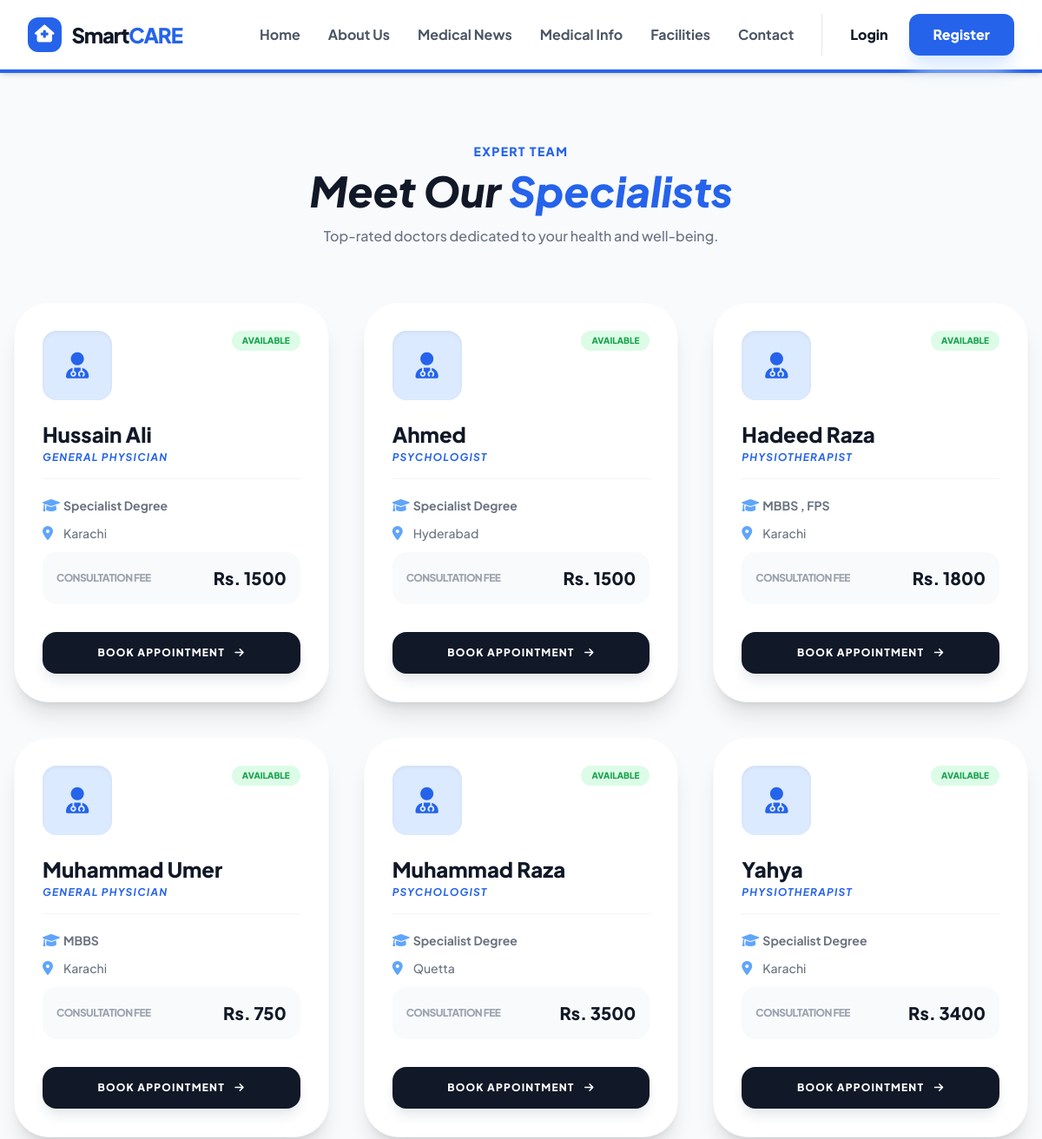
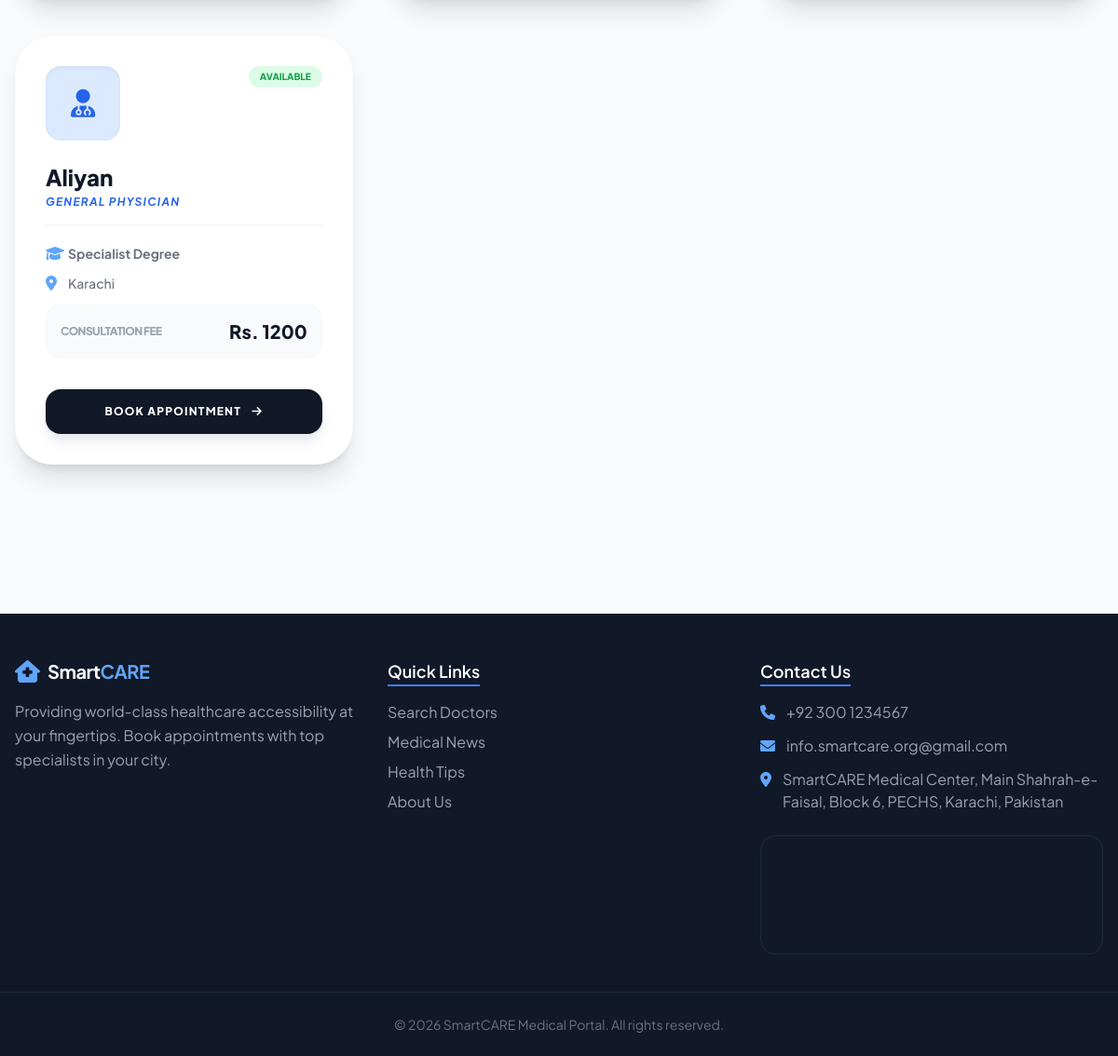
The app's page /doctors.php with its own data (2 pictures, top to bottom).
### tables this page shows
CREATE TABLE `doctors` (
  `doctor_id` int(11) NOT NULL,
  `user_id` int(11) NOT NULL,
  `city_id` int(11) NOT NULL,
  `specialization` varchar(100) DEFAULT NULL,
  `qualification` varchar(255) DEFAULT NULL,
  `experience_years` int(11) DEFAULT NULL,
  `doctor_phone` varchar(15) DEFAULT NULL,
  `doctor_email` varchar(100) DEFAULT NULL,
  `availability_status` text DEFAULT NULL,
  `consultation_fee` int(11) DEFAULT 0,
  `doc_name` varchar(100) DEFAULT NULL
);

CREATE TABLE `users` (
  `user_id` int(11) NOT NULL,
  `username` varchar(50) NOT NULL,
  `password` varchar(255) NOT NULL,
  `role_id` int(11) NOT NULL,
  `email` varchar(100) NOT NULL,
  `full_name` varchar(100) NOT NULL,
  `address` text NOT NULL,
  `phone_number` varchar(15) NOT NULL,
  `reset_token` varchar(255) DEFAULT NULL,
  `token_expiry` datetime DEFAULT NULL
);

CREATE TABLE `cities` (
  `city_id` int(11) NOT NULL,
  `city_name` varchar(100) NOT NULL
);

### doctors.php (the view, shortened to what this page needs)
<?php
include('config/db.php');
include('includes/header.php');
?>
<!DOCTYPE html>
<html lang="en">
<head>
    <script src="https://cdn.tailwindcss.com"></script>
    <link rel="stylesheet" href="https://cdnjs.cloudflare.com/ajax/libs/font-awesome/6.0.0/css/all.min.css">
</head>
<body class="bg-[#F8FAFC]">
    <div class="max-w-7xl mx-auto px-4 py-20">
        <div class="text-center mb-16">
            <h2 class="text-blue-600 font-black uppercase tracking-widest text-sm mb-3">Expert Team</h2>
            <h1 class="text-5xl font-extrabold text-gray-900 italic">Meet Our <span class="text-blue-600">Specialists</span></h1>
            <p class="text-gray-500 mt-4 font-medium">Top-rated doctors dedicated to your health and well-being.</p>
        </div>
        <div class="grid grid-cols-1 md:grid-cols-3 gap-10">
            <?php
            $q = "SELECT d.*, u.full_name, c.city_name
              FROM doctors d
              JOIN users u ON d.user_id = u.user_id
              JOIN cities c ON d.city_id = c.city_id";
            $res = mysqli_query($conn, $q);
            if (mysqli_num_rows($res) > 0) {
                while ($row = mysqli_fetch_assoc($res)) {
                    $degree = !empty($row['qualification']) ? $row['qualification'] : "Specialist Degree";
                    $fee = !empty($row['consultation_fee']) ? $row['consultation_fee'] : "1500";
            ?>
                    <div class="bg-white rounded-[2.5rem] p-8 shadow-xl border border-gray-50 hover:-translate-y-2 transition-all flex flex-col justify-between">
                        <div>
                            <div class="flex justify-between items-start mb-6">
                                <div class="w-20 h-20 bg-blue-100 rounded-2xl flex items-center justify-center text-blue-600 text-3xl shadow-inner">
                                    <i class="fa-solid fa-user-md"></i>
                                </div>
                                <span class="bg-green-100 text-green-600 text-[10px] font-black px-3 py-1 rounded-full uppercase">Available</span>
                            </div>
                            <h3 class="text-2xl font-black text-gray-900 mb-1 leading-tight"><?php echo $row['full_name']; ?></h3>
                            <p class="text-blue-600 font-bold text-xs uppercase tracking-widest mb-4 italic"><?php echo $row['specialization']; ?></p>
                            <div class="space-y-3 border-t border-gray-100 pt-5">
                                <div class="flex items-center text-gray-500">
                                    <i class="fa-solid fa-graduation-cap w-6 text-blue-400"></i>
                                    <span class="text-sm font-bold"><?php echo $degree; ?></span>
                                </div>
                                <div class="flex items-center text-gray-500">
                                    <i class="fa-solid fa-location-dot w-6 text-blue-400"></i>
                                    <span class="text-sm font-medium"><?php echo $row['city_name']; ?></span>
                                </div>
                                <div class="flex items-center justify-between mt-6 bg-gray-50 p-4 rounded-2xl">
                                    <span class="text-xs font-black uppercase text-gray-400 tracking-tighter">Consultation Fee</span>
                                    <span class="text-xl font-black text-gray-900">Rs. <?php echo $fee; ?></span>
                                </div>
                            </div>
                        </div>
                        <a href="login.php" class="block w-full text-center mt-8 bg-gray-900 text-white py-4 rounded-2xl font-black text-xs uppercase tracking-widest hover:bg-blue-600 transition shadow-lg shadow-gray-200">
                            Book Appointment <i class="fa-solid fa-arrow-right ml-2"></i>
                        </a>
                    </div>
            <?php
                }
            } else {
                echo '<div class="col-span-3 text-center py-20 bg-white rounded-[3rem] shadow-sm border border-dashed">
                    <i class="fa-solid fa-user-slash text-4xl text-gray-300 mb-4"></i>
                    <p class="text-gray-400 font-bold italic">No doctors found in your area.</p>
                  </div>';
            }
            ?>
        </div>
    </div>
    <?php include('includes/footer.php'); ?>
</body>
</html>

### includes/header.php (shortened to what this page needs)
<?php
$db_path = "";
?>
<!DOCTYPE html>
<html lang="en">
<head>
    <script src="https://cdn.tailwindcss.com"></script>
    <link rel="stylesheet" href="https://cdnjs.cloudflare.com/ajax/libs/font-awesome/6.0.0/css/all.min.css">
</head>
<body class="bg-[#F8FAFC]">
    <nav class="bg-white sticky top-0 z-50 shadow-md border-b-4 border-blue-600">
        <div class="max-w-7xl mx-auto px-4 sm:px-6 lg:px-8">
            <div class="flex justify-between h-20">
                <div class="flex items-center">
                    <a href="index.php" class="flex items-center group">
                        <div class="bg-blue-600 p-2 rounded-xl group-hover:rotate-6 transition-transform">
                            <i class="fa-solid fa-house-medical text-white text-xl"></i>
                        </div>
                        <span class="ml-3 font-extrabold text-2xl tracking-tighter text-gray-900">
                            Smart<span class="text-blue-600 uppercase">Care</span>
                        </span>
                    </a>
                </div>
                <div class="hidden md:flex items-center space-x-8">
                    <a href="index.php" class="nav-link">Home</a>
                    <a href="about_us.php" class="nav-link">About Us</a>
                    <a href="medical_news.php" class="nav-link">Medical News</a>
                    <a href="medical_info.php" class="nav-link">Medical Info</a>
                    <a href="facilities.php" class="nav-link">Facilities</a>
                    <a href="contact.php" class="nav-link">Contact</a>
                    <?php if (isset($_SESSION['user_id'])): ?>
                        <div class="flex items-center space-x-6 border-l pl-8 border-gray-200">
                            <a href="<?= $db_path ?>" class="bg-blue-600 text-white px-6 py-2.5 rounded-xl font-bold hover:bg-blue-700 transition shadow-lg shadow-blue-200 flex items-center">
                                <i class="fa-solid fa-user-circle mr-2 text-lg"></i> Dashboard
                            </a>
                            <a href="logout.php" class="text-red-500 hover:text-red-700 font-extrabold flex items-center transition">
                                <i class="fa-solid fa-power-off mr-1"></i> Logout
                            </a>
                        </div>
                    <?php else: ?>
                        <div class="flex items-center space-x-6 border-l pl-8 border-gray-200">
                            <a href="login.php" class="text-gray-900 font-extrabold hover:text-blue-600 transition">Login</a>
                            <a href="register.php" class="bg-blue-600 text-white px-7 py-3 rounded-xl font-extrabold hover:bg-blue-700 transition shadow-xl shadow-blue-100">
                                Register
                            </a>
                        </div>
                    <?php endif; ?>
                </div>
            </div>
        </div>
    </nav>

### includes/footer.php
<footer class="bg-gray-900 text-white pt-12 pb-6 mt-20">
    <div class="max-w-7xl mx-auto px-4 grid grid-cols-1 md:grid-cols-3 gap-8">
        <div>
            <div class="flex items-center mb-4">
                <i class="fa-solid fa-house-medical text-2xl text-blue-400 mr-2"></i>
                <span class="font-bold text-xl tracking-tight">Smart<span class="text-blue-400">CARE</span></span>
            </div>
            <p class="text-gray-400 leading-relaxed">
                Providing world-class healthcare accessibility at your fingertips. Book appointments with top specialists in your city.
            </p>
        </div>
        <div>
            <h4 class="text-lg font-semibold mb-4 border-b-2 border-blue-500 inline-block">Quick Links</h4>
            <ul class="space-y-2">
                <li><a href="search_doctors.php" class="text-gray-400 hover:text-white transition">Search Doctors</a></li>
                <li><a href="medical_news.php" class="text-gray-400 hover:text-white transition">Medical News</a></li>
                <li><a href="medical_info.php" class="text-gray-400 hover:text-white transition">Health Tips</a></li>
                <li><a href="about_us.php" class="text-gray-400 hover:text-white transition">About Us</a></li>
            </ul>
        </div>
        <div>
            <h4 class="text-lg font-semibold mb-4 border-b-2 border-blue-500 inline-block">Contact Us</h4>
            <ul class="space-y-3 text-gray-400 mb-6">
                <li class="flex items-center">
                    <i class="fa-solid fa-phone mr-3 text-blue-400"></i>
                    <a href="tel:+923001234567" class="hover:text-white transition">+92 300 1234567</a>
                </li>
                <li class="flex items-center">
                    <i class="fa-solid fa-envelope mr-3 text-blue-400"></i>
                    <a href="mailto:support@smartcare.com" class="hover:text-white transition">info.smartcare.org@gmail.com</a>
                </li>
                <li class="flex items-start">
                    <i class="fa-solid fa-location-dot mr-3 text-blue-400 mt-1"></i>
                    <span>SmartCARE Medical Center, Main Shahrah-e-Faisal, Block 6, PECHS, Karachi, Pakistan</span>
                </li>
            </ul>
            <div class="w-full h-32 rounded-2xl overflow-hidden border border-gray-800">
                <iframe
                    src="https://www.google.com/maps/embed?pb=!1m18!1m12!1m3!1d3619.3139414592816!2d67.06785891157954!3d24.86165784408543!2m3!1f0!2f0!3f0!3m2!1i1024!2i768!4f13.1!3m3!1m2!1s0x3eb33ee079047979%3A0x6a0f195079a49931!2sPECHS%20Block%206%2C%20Karachi!5e0!3m2!1sen!2spk!4v1715634567890!5m2!1sen!2spk"
                    class="w-full h-full border-0 grayscale opacity-60 hover:grayscale-0 hover:opacity-100 transition duration-500"
                    allowfullscreen=""
                    loading="lazy">
                </iframe>
            </div>
        </div>
    </div>
    <div class="border-t border-gray-800 mt-10 pt-6 text-center text-gray-500 text-sm">
        <p>© <?php echo date('Y'); ?> SmartCARE Medical Portal. All rights reserved.</p>
    </div>
</footer>
</body>
</html>

### includes/header.php (style rules this page uses)
body { font-family: 'Plus Jakarta Sans', sans-serif; }
.nav-link { position: relative; transition: all 0.3s; color: #4b5563; font-weight: 700; }
.nav-link::after { content: ''; position: absolute; width: 0; height: 2px; bottom: -4px; left: 0; background-color: #2563eb; transition: width 0.3s; }

### doctors.php (style rules this page uses)
body { font-family: 'Plus Jakarta Sans', sans-serif; }

### records on screen
doctors: user.full_name "Hussain Ali", specialization "GENERAL PHYSICIAN", qualification "Specialist Degree", city.city_name "Karachi", consultation_fee "1500"
doctors: user.full_name "Ahmed", specialization "PSYCHOLOGIST", qualification "Specialist Degree", city.city_name "Hyderabad", consultation_fee "1500"
doctors: user.full_name "Hadeed Raza", specialization "PHYSIOTHERAPIST", qualification "MBBS , FPS", city.city_name "Karachi", consultation_fee "1800"
doctors: user.full_name "Muhammad Umer", specialization "GENERAL PHYSICIAN", qualification "MBBS", city.city_name "Karachi", consultation_fee "750"
doctors: user.full_name "Muhammad Raza", specialization "PSYCHOLOGIST", qualification "Specialist Degree", city.city_name "Quetta", consultation_fee "3500"
doctors: user.full_name "Yahya", specialization "PHYSIOTHERAPIST", qualification "Specialist Degree", city.city_name "Karachi", consultation_fee "3400"
doctors: user.full_name "Aliyan", specialization "GENERAL PHYSICIAN", qualification "Specialist Degree", city.city_name "Karachi", consultation_fee "1200"
